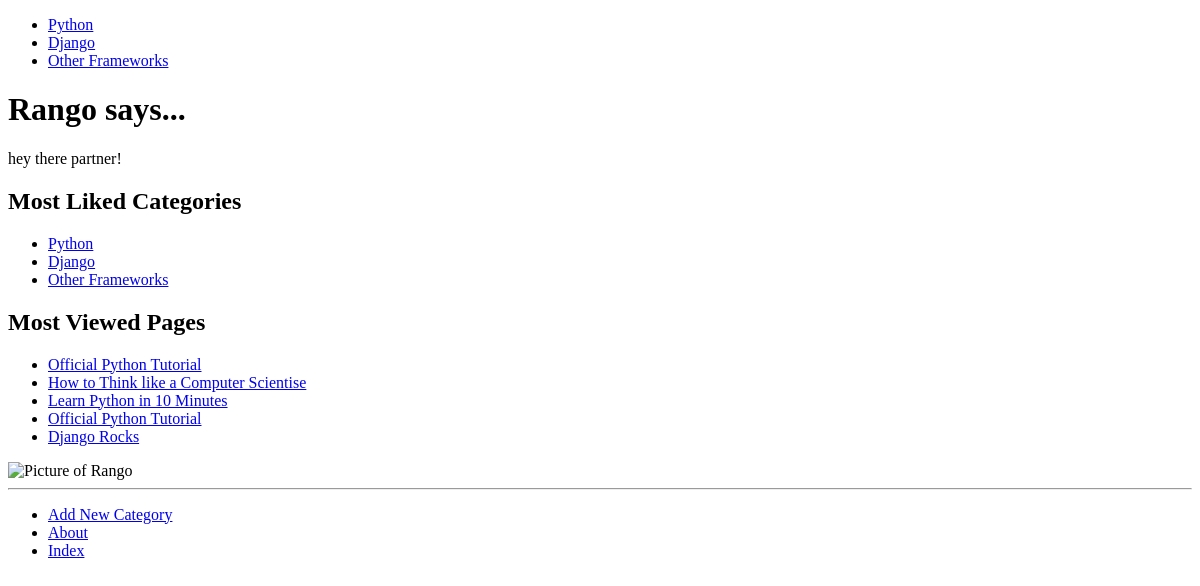
/, run on an earlier commit of the app's database.
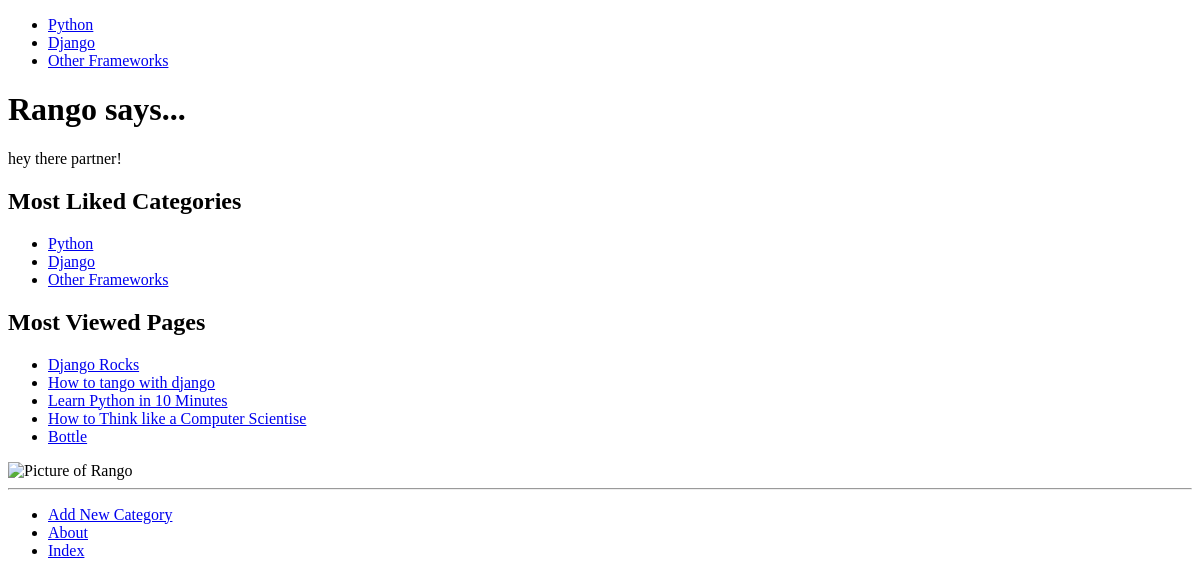
And on a later commit of the database.
### rango/models.py (models this page shows, shortened)
class Category(models.Model):
    name = models.CharField(max_length=128, unique=True)
    views = models.IntegerField(default=0)
    likes = models.IntegerField(default=0)
    slug = models.SlugField(unique=True)
    class Meta:
        verbose_name_plural = 'Categories'

class Page(models.Model):
    category = models.ForeignKey(Category)
    title = models.CharField(max_length=128)
    url = models.URLField()
    views = models.IntegerField(default=0)

### rango/views.py (the view)
# urls.py: url(r'^$', views.index, name = 'index'),
def index(request):
	category_list = Category.objects.order_by('-likes')[:5]
	page_list = Page.objects.order_by('-views')[:5]
	context_dict = {'categories' : category_list,
					'pages': page_list}
	return render(request, 'rango/index.html', context_dict)

### rango/templatetags/rango_template_tags.py (called while the page is built)
@register.inclusion_tag('rango/cats.html')
def get_category_list():
    return {'cats': Category.objects.all()}

### templates/rango/index.html (shortened to what this page needs)
{% extends 'rango/base.html' %}
{% load staticfiles %}
{% block body_block %}
	<h1>Rango says...</h1>
		<div>
			hey there partner!<br/>
		</div>
		<div>
			{% if categories %}
			<h2>Most Liked Categories</h2>
			<ul>
				{% for category in categories %}
					<li>
						<a href="{% url 'rango:show_category' category.slug %}">{{category.name}}</a>
					</li>
				{% endfor %}
			</ul>
			{% else %}
				<strong>There are no categories present.</strong>
			{% endif %}
		</div>
		<div>
            {% if pages %}
				<h2>Most Viewed Pages</h2>
                <ul>
                    {% for page in pages %}
                    <li><a href="{{page.url}}">{{page.title}}</a></li>
                    {% endfor %}
                </ul>
            {% else %}
                <strong>No pages currently in category.</strong>
            {% endif %}
		</div>
		<div>
			<img src="{% static 'images/rango.jpg' %}"
				 alt="Picture of Rango" />
		</div>
{% endblock %}
{% load staticfiles %}

### templates/rango/cats.html
<ul>
    {% if cats %}
        {% for c in cats %}
        <li><a href="{% url 'rango:show_category' c.slug %}">{{c.name}}</a></li>
        {% endfor %}
    {% else %}
        <li><strong>There are no categories present.</strong></li>
    {% endif %}
</ul>

What changed in the data, as far as the page shows it:
no longer on this page (row edited): Page: title "Official Python Tutorial"
no longer on this page (row edited): Page: title "Official Python Tutorial"
changed Page "Django Rocks": moves up the list
now on this page (row edited): Page: title "How to tango with django"
changed Page "Learn Python in 10 Minutes": moves down the list
now on this page (row edited): Page: title "Bottle"
